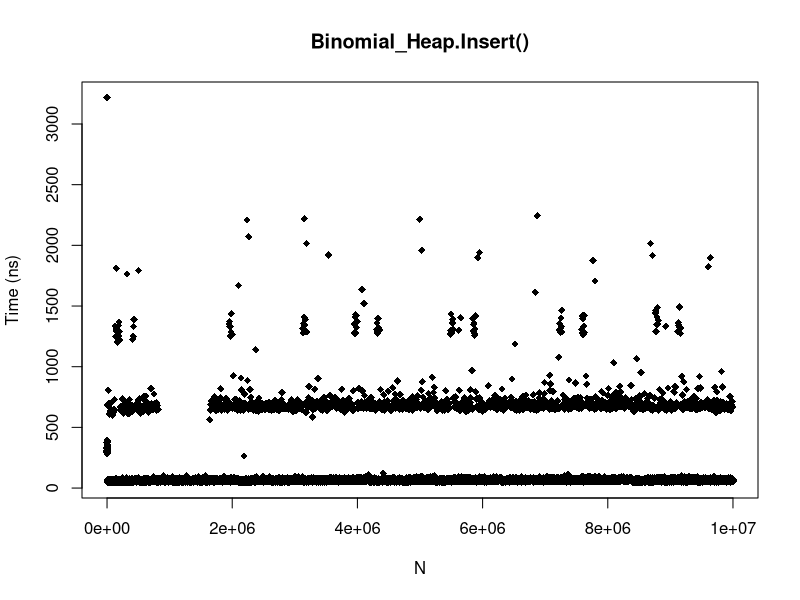
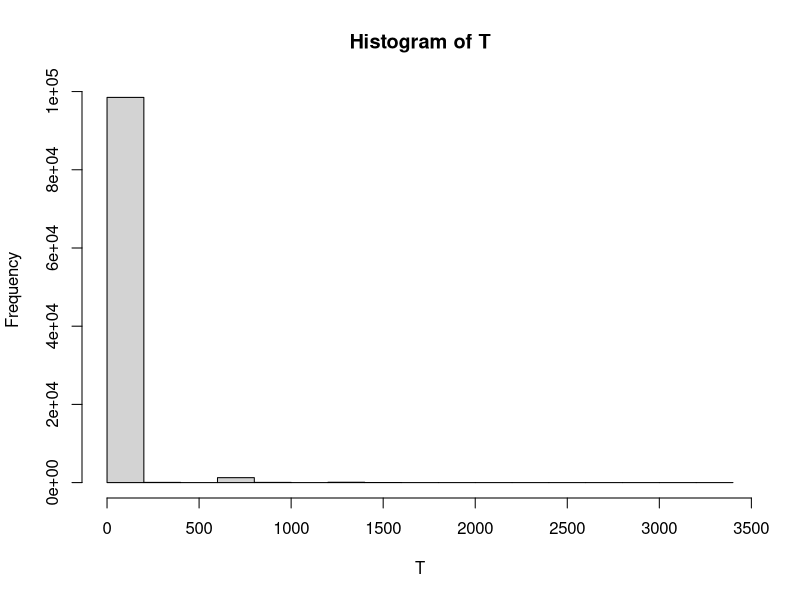
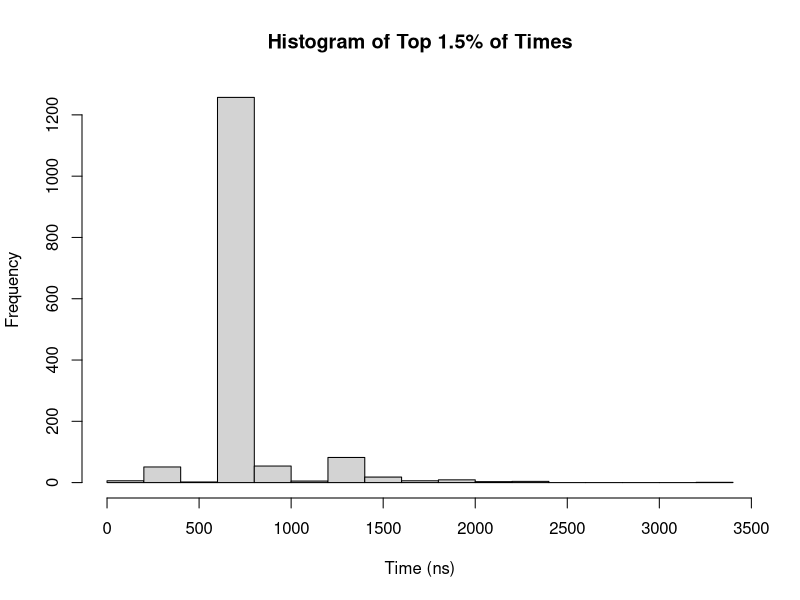
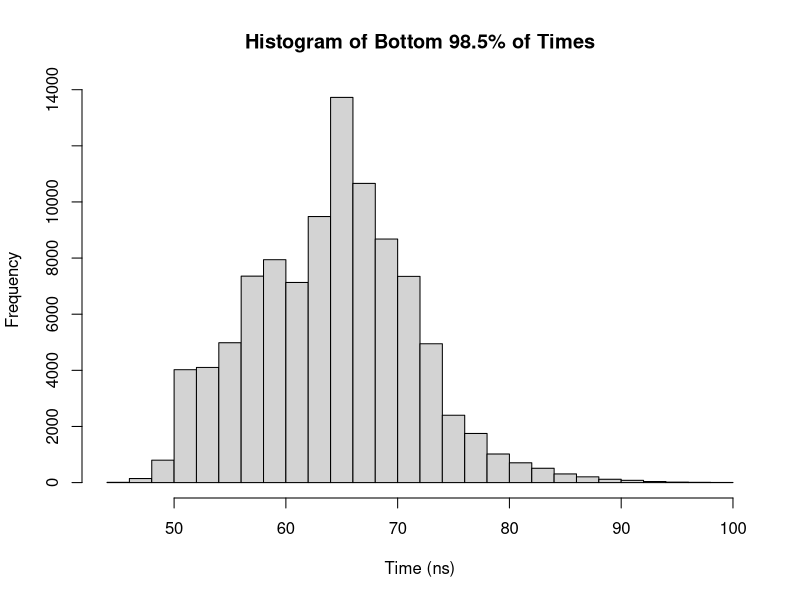

Here is the R script that generated these plots, in order:
# Preston Dunton
# CS320 Honors Option
# May 20, 2020
# pdunton@rams.colostate.edu

# insert() Should be O(logn)

insert_binomial = read.csv("./insert_binomial.csv")
attach(insert_binomial)

summary(T)
# min 45
# q1 59
# median 65
# mean 74.4
# q3 70.0
# max 3219

plot(N,T,pch=18,xlab="N",ylab="Time (ns)",main="Binomial_Heap.Insert()")
hist(T,breaks=20)

# Let's see if we can remove some outliers

quantile(T,seq(0,1,0.1))
quantile(T,seq(0.9,1,0.01))
quantile(T,seq(0.98,0.99,0.001))

# Let's separate the top 1.5% and analyze

# Top 1.5%
sum(T>100) # There are 1498 outliers
summary(T[which(T>100)])
# min 101
# q1 661
# median 679
# mean 738.2
# q3 712
# max 3219
hist(T[which(T>100)],main="Histogram of Top 1.5% of Times",xlab="Time (ns)",breaks=20)

# Bottom 98.5%
summary(T[which(T<=100)])
# min 45
# q1 59
# median 65
# mean 64.61
# q3 69
# max 100
hist(T[which(T<=100)],main="Histogram of Bottom 98.5% of Times",xlab="Time (ns)",breaks=20)

# 98.5% of insertions take less than 100 ns
# There also appears to be no large corelation between N and insertion time
# The implementation must be correct for an O(logn) time

detach(insert_binomial)